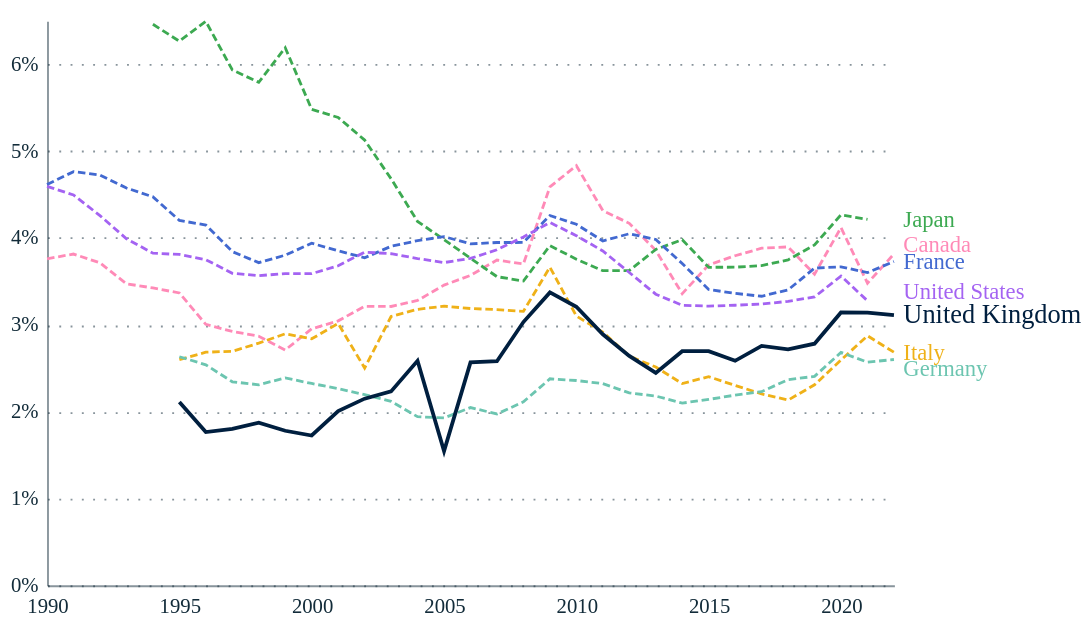

The specification (Vega-Lite) saved for this image:
### Vega-Lite specification from a JSON file in a GitHub repository (floating-point values rounded to 4 significant figures; data arrays with more than 128 entries replaced by an {"elided": "..."} marker saying what was removed)
{"config": {"font": "Circular Std", "mark": {"line": {"interpolate": "linear"}}, "view": {"stroke": "transparent", "width": 400, "height": 300}, "range": {"category": ["#179fdb", "#e6224b", "#f4c245", "#122b39", "#eb5c2e", "#36b7b4"], "diverging": ["#E6224B", "#E54753", "#C9C9C9", "#179FDB", "#122B39"], "heatmap": ["#C9C9C9", "#179FDB", "#0063AF", "#122B39"], "ordinal": ["#00A767", "#36B7B4", "#179FDB", "#0063AF", "#243B5A"]}, "axisX": {"labelColor": "#122b39", "tickColor": "#122b39", "domainColor": "#122b39", "domainOpacity": 0.5, "gridOpacity": 0, "labelFont": "Circular Std", "labelAngle": 0, "labelAlign": "center", "labelFontSize": 11, "labelPadding": 5, "tickCount": 10, "tickSize": 0, "title": ""}, "axisY": {"labelColor": "#122b39", "labelFont": "Circular Std", "tickColor": "#122b39", "domainColor": "#122b39", "gridColor": "#122b39", "gridDash": [1, 5], "gridOpacity": 0.5, "labelPadding": 5, "labelFontSize": 11, "domainOpacity": 0.5, "tickSize": 0, "title": null, "titleAlign": "left", "titleAngle": 0, "titleBaseline": "bottom", "titleColor": "#122b39", "titleOpacity": 0.9, "titleX": 0, "titleY": -7}}, "layer": [{"mark": {"type": "line"}, "encoding": {"color": {"field": "Country", "legend": null, "scale": {"domain": ["United Kingdom", "France", "Italy", "Spain", "Germany", "Japan", "Canada", "United States", "Australia", "South Korea"], "range": ["#001f3f", "#4269d0", "#efb118", "#ff725c", "#6cc5b0", "#3ca951", "#ff8ab7", "#a463f2", "#97bbf5", "#9c6b4e"]}, "type": "nominal"}, "size": {"condition": {"test": "(datum.LOCATION === 'GBR')", "value": 2}, "value": 1.5}, "strokeDash": {"condition": {"test": "(datum.LOCATION === 'GBR')", "value": [0, 0]}, "value": [4, 2]}, "x": {"field": "Time", "title": "", "type": "temporal"}, "y": {"axis": {"format": "%"}, "field": "Value", "title": "", "type": "quantitative"}}}, {"mark": {"type": "text", "align": "left", "dx": 5, "dy": {"expr": "{\"Canada\": -5, \"United States\": -5, \"Germany\": 5}[datum.Country]"}}, "encoding": {"color": {"field": "Country", "legend": null, "scale": {"domain": ["United Kingdom", "France", "Italy", "Spain", "Germany", "Japan", "Canada", "United States", "Australia", "South Korea"], "range": ["#001f3f", "#4269d0", "#efb118", "#ff725c", "#6cc5b0", "#3ca951", "#ff8ab7", "#a463f2", "#97bbf5", "#9c6b4e"]}, "type": "nominal"}, "size": {"condition": {"test": "(datum.LOCATION === 'GBR')", "value": 14}, "value": 12}, "text": {"field": "label", "type": "nominal"}, "x": {"value": 450}, "y": {"axis": {"format": "%"}, "field": "Value", "title": "", "type": "quantitative"}}}], "data": {"name": "data-cc820e9321bde502116dedeba6150eb0"}, "height": 300, "width": 450, "$schema": "https://vega.github.io/schema/vega-lite/v5.8.0.json", "datasets": {"data-cc820e9321bde502116dedeba6150eb0": {"elided": "210 records"}}}
